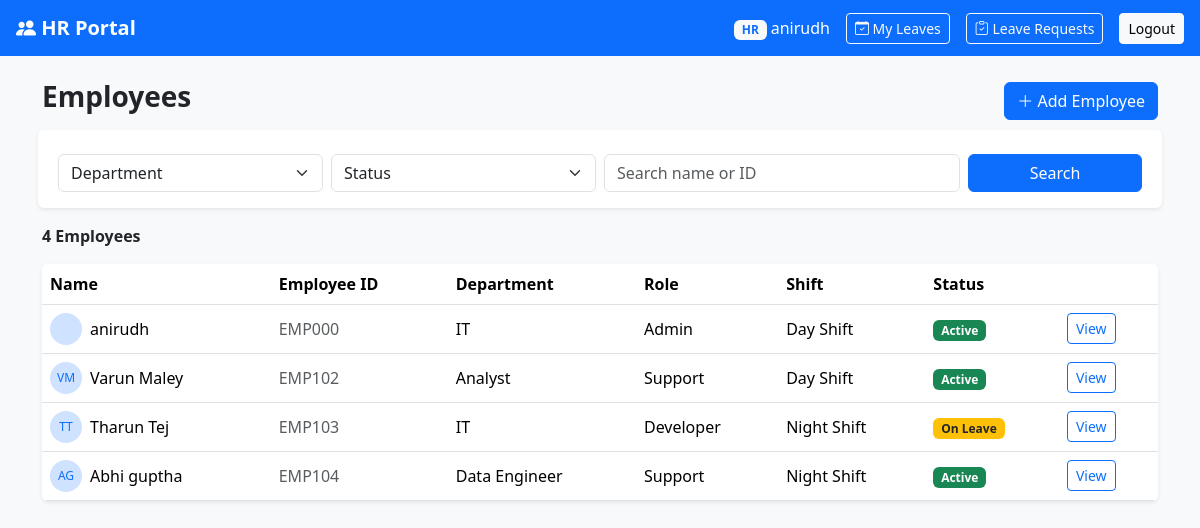
Screenshot of /employees/ (signed in) with the database file from the repository.
### employees/models.py (models this page shows, shortened)
class Employee(models.Model):
    class Status(models.TextChoices):
        ACTIVE = "ACTIVE", "Active"
        INACTIVE = "INACTIVE", "Inactive"
        ON_LEAVE = "ON_LEAVE", "On Leave"
    class Shift(models.TextChoices):
        DAY = "DAY", "Day Shift"
        NIGHT = "NIGHT", "Night Shift"
        REGULAR = "REGULAR", "Regular Shift"
    user = models.OneToOneField(User, on_delete=models.CASCADE, related_name="employee_profile")
    employee_id = models.CharField(max_length=20, unique=True)  # e.g. EMP001
    department = models.ForeignKey(Department, on_delete=models.SET_NULL, null=True, related_name="employees")
    job_role = models.CharField(max_length=100)  # e.g. "Software Engineer"
    shift = models.CharField(max_length=10, choices=Shift.choices, default=Shift.DAY)
    status = models.CharField(max_length=10, choices=Status.choices, default=Status.ACTIVE)
    photo = models.ImageField(upload_to="employee_photos/", blank=True, null=True)
    phone = models.CharField(max_length=20, blank=True)
    date_joined = models.DateField(auto_now_add=True)
    is_hr = models.BooleanField(default=False)
    class Meta:
        ordering = ["employee_id"]

class Department(models.Model):
    name = models.CharField(max_length=100, unique=True)

### employees/views.py (the view)
# urls.py: path('employees/', views.employee_list, name='employee_list'),
@login_required
@user_passes_test(is_hr_user, login_url='dashboard')
def employee_list(request):
    employees = Employee.objects.select_related('user', 'department')
    query = request.GET.get('q', '')
    department_id = request.GET.get('department', '')
    status = request.GET.get('status', '')
    if query:
        employees = employees.filter(
            Q(user__first_name__icontains=query) |
            Q(user__last_name__icontains=query) |
            Q(employee_id__icontains=query)
        )
    if department_id:
        employees = employees.filter(department_id=department_id)
    if status:
        employees = employees.filter(status=status)
    context = {
        'employees': employees,
        'departments': Department.objects.all(),
        'status_choices': Employee.Status.choices,
        'total_count': Employee.objects.count(),
        'query': query,
        'selected_department': department_id,
        'selected_status': status,
    }
    return render(request, 'employees/employee_list.html', context)

### employees/views.py (called while the page is built)
def is_hr_user(user):
    return hasattr(user, 'employee_profile') and user.employee_profile.is_hr

### employees/templates/employees/employee_list.html (shortened to what this page needs)
{% extends 'employees/base.html' %}
{% block content %}
<div class="d-flex justify-content-between align-items-center mb-3">
    <h3 class="fw-bold">Employees</h3>
    <a href="{% url 'employee_add' %}" class="btn btn-primary"><i class="bi bi-plus-lg"></i> Add Employee</a>
</div>
<form method="get" class="row g-2 mb-3 bg-white p-3 rounded shadow-sm">
    <div class="col-md-3">
        <select name="department" class="form-select">
            <option value="">Department</option>
        </select>
    </div>
    <div class="col-md-3">
        <select name="status" class="form-select">
            <option value="">Status</option>
        </select>
    </div>
    <div class="col-md-4">
        <input type="text" name="q" class="form-control" placeholder="Search name or ID" value="{{ query }}">
    </div>
    <div class="col-md-2">
        <button class="btn btn-primary w-100" type="submit">Search</button>
    </div>
</form>
<p class="fw-bold">{{ total_count }} Employees</p>
<div class="table-responsive bg-white shadow-sm rounded">
<table class="table table-hover align-middle mb-0">
    <thead>
        <tr>
            <th>Name</th><th>Employee ID</th><th>Department</th><th>Role</th><th>Shift</th><th>Status</th><th></th>
        </tr>
    </thead>
    <tbody>
        {% for emp in employees %}
        <tr>
            <td>
                <div class="d-flex align-items-center gap-2">
                    {% if emp.photo %}
                        <img src="{{ emp.photo.url }}" class="rounded-circle" width="32" height="32" style="object-fit:cover;">
                    {% else %}
                        <div class="rounded-circle bg-primary-subtle text-primary d-flex align-items-center justify-content-center" style="width:32px;height:32px;font-size:12px;">
                            {{ emp.user.first_name|first|upper }}{{ emp.user.last_name|first|upper }}
                        </div>
                    {% endif %}
                    {{ emp.user.get_full_name|default:emp.user.username }}
                </div>
            </td>
            <td class="text-muted">{{ emp.employee_id }}</td>
            <td>{{ emp.department.name|default:"-" }}</td>
            <td>{{ emp.job_role }}</td>
            <td>{{ emp.get_shift_display }}</td>
            <td>
                {% if emp.status == 'ACTIVE' %}
                    <span class="badge bg-success">{{ emp.get_status_display }}</span>
                {% elif emp.status == 'ON_LEAVE' %}
                    <span class="badge bg-warning text-dark">{{ emp.get_status_display }}</span>
                {% else %}
                    <span class="badge bg-secondary">{{ emp.get_status_display }}</span>
                {% endif %}
            </td>
            <td><a href="{% url 'employee_detail' emp.pk %}" class="btn btn-sm btn-outline-primary">View</a></td>
        </tr>
        {% empty %}
        <tr><td colspan="7" class="text-center text-muted py-4">No employees found.</td></tr>
        {% endfor %}
    </tbody>
</table>
</div>
{% endblock %}

### employees/templates/employees/base.html (shortened to what this page needs)
<!DOCTYPE html>
<html lang="en">
<head>
    <link href="https://cdn.jsdelivr.net/npm/bootstrap@5.3.3/dist/css/bootstrap.min.css" rel="stylesheet">
    <link href="https://cdn.jsdelivr.net/npm/bootstrap-icons@1.11.3/font/bootstrap-icons.css" rel="stylesheet">
</head>
<body class="bg-light">
    {% if user.is_authenticated %}
    <nav class="navbar navbar-dark bg-primary px-3">
        <a href="{% if user.employee_profile.is_hr %}{% url 'hr_dashboard' %}{% else %}{% url 'dashboard' %}{% endif %}" class="navbar-brand fw-bold text-white text-decoration-none"><i class="bi bi-people-fill"></i> HR Portal</a>
        <div class="d-flex align-items-center text-white gap-3">
            <span>{% if user.employee_profile.is_hr %}<span class="badge bg-light text-primary me-1">HR</span>{% endif %}{{ user.get_full_name|default:user.username }}</span>
            <a href="{% url 'my_leave_requests' %}" class="btn btn-sm btn-outline-light">
                <i class="bi bi-calendar-check"></i> My Leaves
            </a>
            {% if user.employee_profile.is_hr %}
            <a href="{% url 'hr_leave_requests' %}" class="btn btn-sm btn-outline-light">
                <i class="bi bi-clipboard-check"></i> Leave Requests
            </a>
            {% endif %}
            <a href="{% url 'logout' %}" class="btn btn-sm btn-light">Logout</a>
        </div>
    </nav>
    {% endif %}
    <div class="container py-4">
        {% block content %}{% endblock %}
    </div>
</body>
</html>

### rows the page displays
Employee: user.get_full_name "anirudh", employee_id "EMP000", department.name "IT", job_role "Admin", shift "Day Shift", status "Active"
Employee: user.first_name|first "V", user.last_name|first "M", user.get_full_name "Varun Maley", employee_id "EMP102", department.name "Analyst", job_role "Support", shift "Day Shift", status "Active"
Employee: user.first_name|first "T", user.last_name|first "T", user.get_full_name "Tharun Tej", employee_id "EMP103", department.name "IT", job_role "Developer", shift "Night Shift", status "On Leave"
Employee: user.first_name|first "A", user.last_name|first "G", user.get_full_name "Abhi guptha", employee_id "EMP104", department.name "Data Engineer", job_role "Support", shift "Night Shift", status "Active"

### other values shown
{{ user.get_full_name|default:user.username }} "anirudh"
{{ total_count }} "4"
